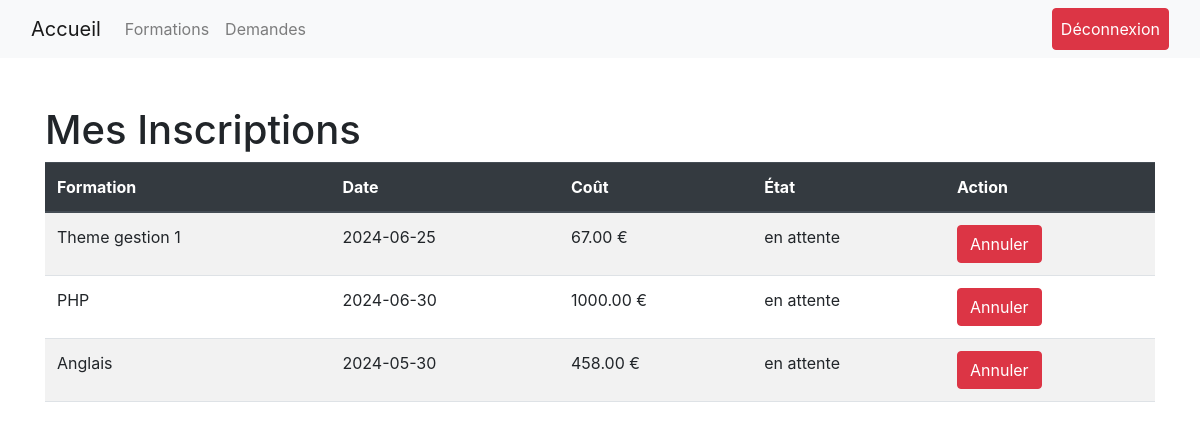
Page /index.php?action=showMyInscriptions (signed in) on the committed database.
### tables this page shows
CREATE TABLE `demande` (
  `idDemande` int(11) NOT NULL,
  `idSession` int(11) NOT NULL,
  `idUser` int(10) NOT NULL,
  `accorde` varchar(50) DEFAULT NULL,
  `dateDemande` date DEFAULT NULL
);

CREATE TABLE `formation` (
  `idFormation` int(11) NOT NULL,
  `idTheme` int(11) NOT NULL,
  `libelle` varchar(50) DEFAULT NULL,
  `salle` varchar(50) DEFAULT NULL,
  `adresse` varchar(255) DEFAULT NULL,
  `cp` char(5) DEFAULT NULL,
  `ville` varchar(50) DEFAULT NULL,
  `Objectifs` varchar(255) DEFAULT NULL,
  `prix` decimal(15,2) DEFAULT NULL,
  `public` varchar(255) DEFAULT NULL,
  `niveau` int(11) DEFAULT NULL
);

CREATE TABLE `session` (
  `idSession` int(11) NOT NULL,
  `idFormation` int(11) NOT NULL,
  `dateSession` date DEFAULT NULL,
  `dateLimite` date DEFAULT NULL,
  `idIntervenant` int(11) DEFAULT NULL,
  `nbPlace` int(11) DEFAULT NULL
);

### controllers/userController.php (called while the page is built, shortened)
<?php
function isLoggedIn() {
    return isset($_SESSION['verif']) && $_SESSION['verif'] === "ok";
}
function isAdmin() {
    return isLoggedIn() && isset($_SESSION['role']) && $_SESSION['role'] === 'admin';
}

### controllers/user/userController.php (called while the page is built, shortened)
<?php
require_once 'models/sessionModel.php';
function showMyInscriptions() {
    $idUser = $_SESSION['user_id'];
    $demandes = getUserDemandes($idUser);
    include 'vues/user/utilisateur/mesInscription.php';
}

### models/sessionModel.php (called while the page is built, shortened)
<?php
function getUserDemandes($idUser) {
    $db = dbConnect();
    $stmt = $db->prepare("SELECT d.*, s.dateSession, f.libelle, f.prix, d.accorde
                          FROM demande d
                          JOIN session s ON d.idSession = s.idSession
                          JOIN formation f ON s.idFormation = f.idFormation
                          WHERE d.idUser = ? AND d.accorde != 'non'");
    $stmt->execute([$idUser]);
    return $stmt->fetchAll();
}

### vues/user/utilisateur/mesInscription.php (the view, shortened to what this page needs)
<!DOCTYPE html>
<html lang="fr">
<head>
    <link href="https://stackpath.bootstrapcdn.com/bootstrap/4.5.2/css/bootstrap.min.css" rel="stylesheet">
</head>
<body>
    <div class="container mt-5">
        <h1>Mes Inscriptions</h1>
        <table class="table table-striped">
            <thead class="thead-dark">
                <tr>
                    <th>Formation</th>
                    <th>Date</th>
                    <th>Coût</th>
                    <th>État</th>
                    <th>Action</th>
                </tr>
            </thead>
            <tbody>
                <?php foreach ($demandes as $demande): ?>
                <tr>
                    <td><?= htmlspecialchars($demande['libelle']) ?></td>
                    <td><?= htmlspecialchars($demande['dateSession']) ?></td>
                    <td><?= htmlspecialchars($demande['prix']) ?> €</td>
                    <td><?= htmlspecialchars($demande['accorde']) ?></td>
                    <td>
                        <?php if ($demande['accorde'] == 'en attente'): ?>
                            <a href="index.php?action=cancelDemande&idDemande=<?= $demande['idDemande'] ?>" class="btn btn-danger">Annuler</a>
                        <?php endif; ?>
                    </td>
                </tr>
                <?php endforeach; ?>
            </tbody>
        </table>
    </div>
</body>
</html>

### vues/navbar.php (shortened to what this page needs)
<!DOCTYPE html>
<html lang="fr">
<head>
    <link rel="stylesheet" href="https://cdn.jsdelivr.net/npm/bootstrap@5.3.0/dist/css/bootstrap.min.css">
</head>
<body>
    <nav class="navbar navbar-expand-lg navbar-light bg-light">
        <div class="container-fluid">
            <a class="navbar-brand" href="index.php">Accueil</a>
            <div class="collapse navbar-collapse" id="navbarNav">
                <div class="collapse navbar-collapse" id="navbarNav">
                <ul class="navbar-nav me-auto">
                    <?php if (isLoggedIn() && !isAdmin()): ?>
                        <li class="nav-item">
                            <a class="nav-link" href="index.php?action=showUserFormations">Formations</a>
                        </li>
                        <li class="nav-item">
                            <a class="nav-link" href="index.php?action=showMyInscriptions">Demandes</a>
                        </li>
                    <?php endif; ?>
                </ul>
                <ul class="navbar-nav ms-auto">
                    <?php if (isLoggedIn()): ?>
                        <li class="nav-item">
                            <a class="nav-link btn btn-danger" href="index.php?action=logout" style="color: white;">Déconnexion</a>
                        </li>
                    <?php else: ?>
                        <li class="nav-item">
                            <a class="nav-link btn btn-success" href="index.php?action=login" style="color: white;">Se connecter</a>
                        </li>
                    <?php endif; ?>
                </ul>
            </div>
        </div>
    </nav>
</body>
</html>

### index.php (shortened to what this page needs)
<?php
require_once('controllers/userController.php');
require_once('controllers/admin/userController.php');
require_once('controllers/user/userController.php');
require('vues/navbar.php');
try {
    if (isset($_GET['action']) && $_GET['action'] !== '') {
        switch ($_GET['action']) {
            case 'showMyInscriptions':
                showMyInscriptions();
                break;
        }
    }
    else {
        routeUser();
    }
} catch (Exception $e) {
    $errorMessage = $e->getMessage();
    echo "Erreur : " . $errorMessage;
}
?>

### rows in the picture
demande: formation.libelle "Theme gestion 1", idSession.dateSession "2024-06-25", formation.prix "67.00", accorde "en attente"
demande: formation.libelle "PHP", idSession.dateSession "2024-06-30", formation.prix "1000.00", accorde "en attente"
demande: formation.libelle "Anglais", idSession.dateSession "2024-05-30", formation.prix "458.00", accorde "en attente"
